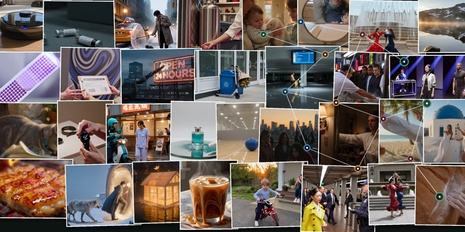
#> input picture docs/assets/domain_collage_v2.jpg, 465 x 232 px, shrunk from 2560 x 1280 before the run
$ python export_readme_media.py
#> lines starting #> are read from the running program, lines starting #| are printed output that depends on the picture
from __future__ import annotations

from pathlib import Path

from PIL import Image, ImageDraw


REPO_DIR = Path(__file__).resolve().parents[2]
OUTPUT_DIR = REPO_DIR / "docs" / "assets" / "readme"
ASSETS = {
    "hero.jpg": REPO_DIR / "docs" / "assets" / "domain_collage_v2.jpg",
    "pipeline.png": REPO_DIR / "docs" / "assets" / "vgif_pipeline_final.png",
    "benchmark.png": REPO_DIR / "docs" / "assets" / "prompt_statistics.png",
    "diagnosis.png": REPO_DIR / "docs" / "assets" / "fig4_Dependency-aware_causal_chain_diagnosis.png",
}


def export_matted_image(source: Path, target: Path, padding: int = 42) -> None:
#> called with padding = 42
    image = Image.open(source).convert("RGBA")
    white = Image.new("RGBA", image.size, "white")
#> white: PIL image 465x232 RGBA; every value is 255
    white.alpha_composite(image)

    canvas = Image.new(
        "RGB",
        (white.width + padding * 2, white.height + padding * 2),
        "white",
    )
#> canvas: PIL image 549x316 RGB; every value is 255
    canvas.paste(white.convert("RGB"), (padding, padding))
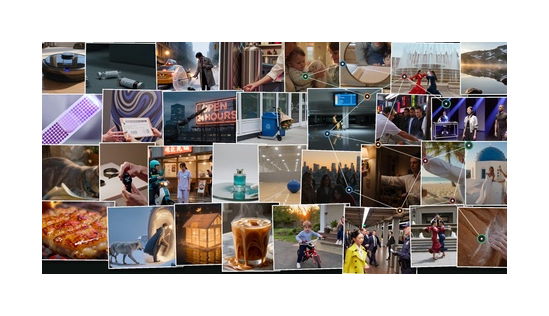
#> canvas: PIL image 549x316 RGB; mean R, G, B 166, 158.7, 155.7
    draw = ImageDraw.Draw(canvas)
    draw.rectangle(
        (padding - 1, padding - 1, padding + white.width, padding + white.height),
        outline="#d9dedb",
        width=2,
    )

    target.parent.mkdir(parents=True, exist_ok=True)
    if target.suffix.lower() == ".jpg":
        canvas.save(target, quality=91, optimize=True, progressive=True)
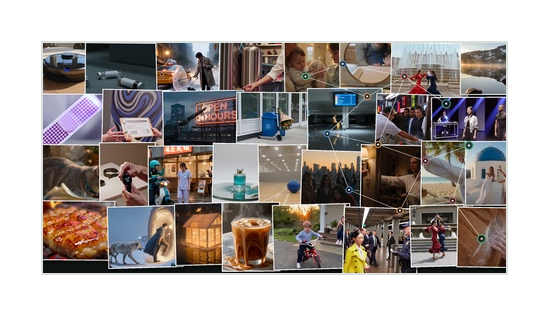
#> saved as hero.jpg: PIL image 549x316 RGB; mean R, G, B 166.7, 159.6, 156.5
    else:
        canvas.save(target, optimize=True)


def main() -> int:
    for filename, source in ASSETS.items():
        target = OUTPUT_DIR / filename
        export_matted_image(source, target)
        print(target.relative_to(REPO_DIR))
#> pass 2 of the loop in main, `for filename, source in ASSETS.items():`:
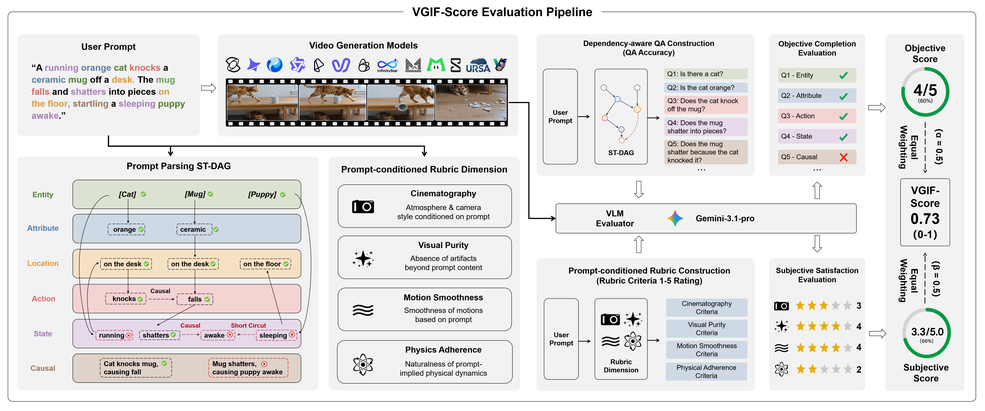
#> input picture docs/assets/vgif_pipeline_final.png, 985 x 411 px, shrunk from 5426 x 2262 before the run
#> in export_matted_image, image is the input picture: PIL image 985x411 RGBA; mean R, G, B, A 227.9, 226.5, 225.7, 254.9
#> in export_matted_image (call 2), `canvas.paste(white.convert("RGB"), (padding, padding))`:
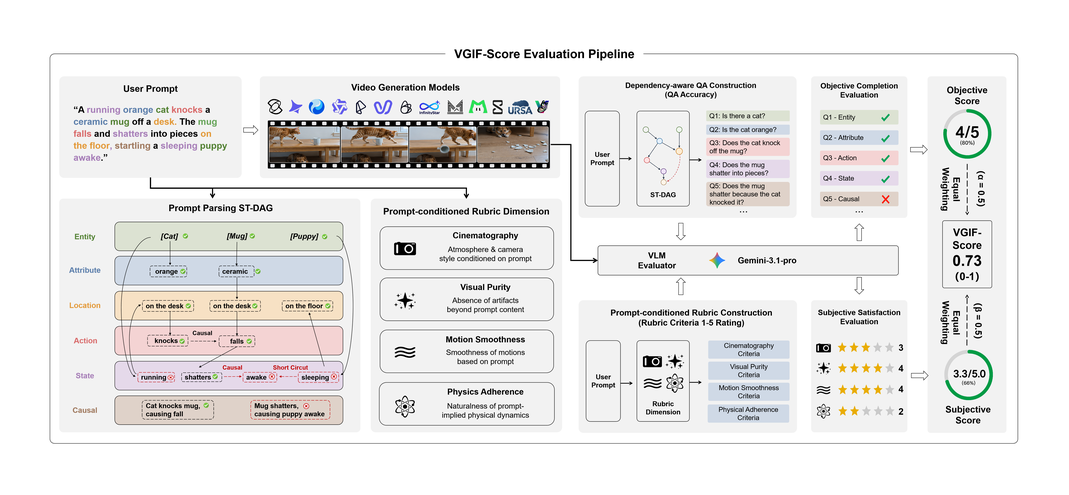
#> canvas: PIL image 1069x495 RGB; mean R, G, B 234.2, 233.2, 232.6
#> pass 3 of the loop in main, `for filename, source in ASSETS.items():`:
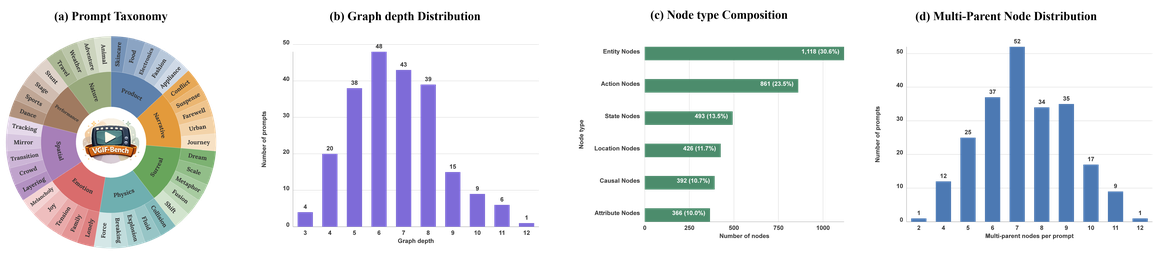
#> input picture docs/assets/prompt_statistics.png, 1164 x 264 px, shrunk from 6412 x 1454 before the run
#> in export_matted_image, image is the input picture: PIL image 1164x264 RGBA; mean R, G, B, A 41.1, 43.8, 49.2, 60
#> in export_matted_image (call 3), `canvas.paste(white.convert("RGB"), (padding, padding))`:
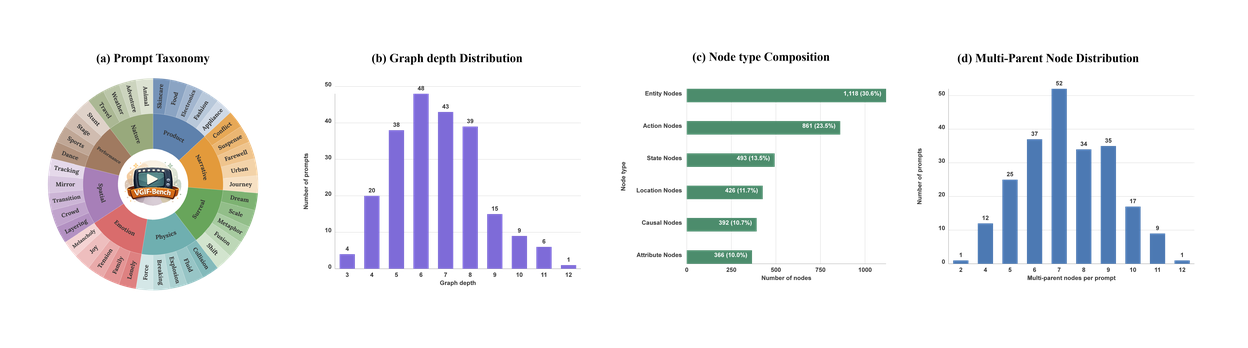
#> canvas: PIL image 1248x348 RGB; mean R, G, B 234.9, 236.3, 239.4
#> in export_matted_image (call 3), `canvas.save(target, optimize=True)`:
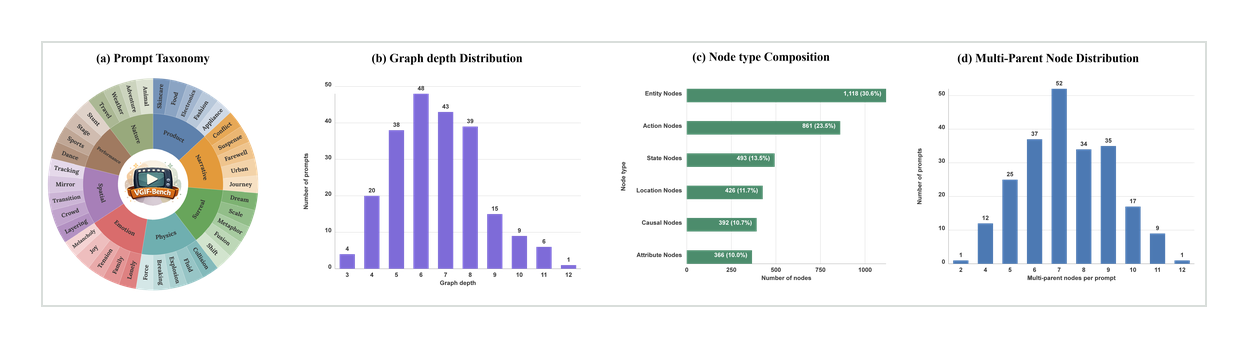
#> saved as benchmark.png: PIL image 1248x348 RGB; mean R, G, B 234.4, 235.8, 238.9
#> the loop made 4 passes; the first 3 are shown
    return 0


if __name__ == "__main__":
#> (the run stopped early here; a loop or call above may not have finished)
